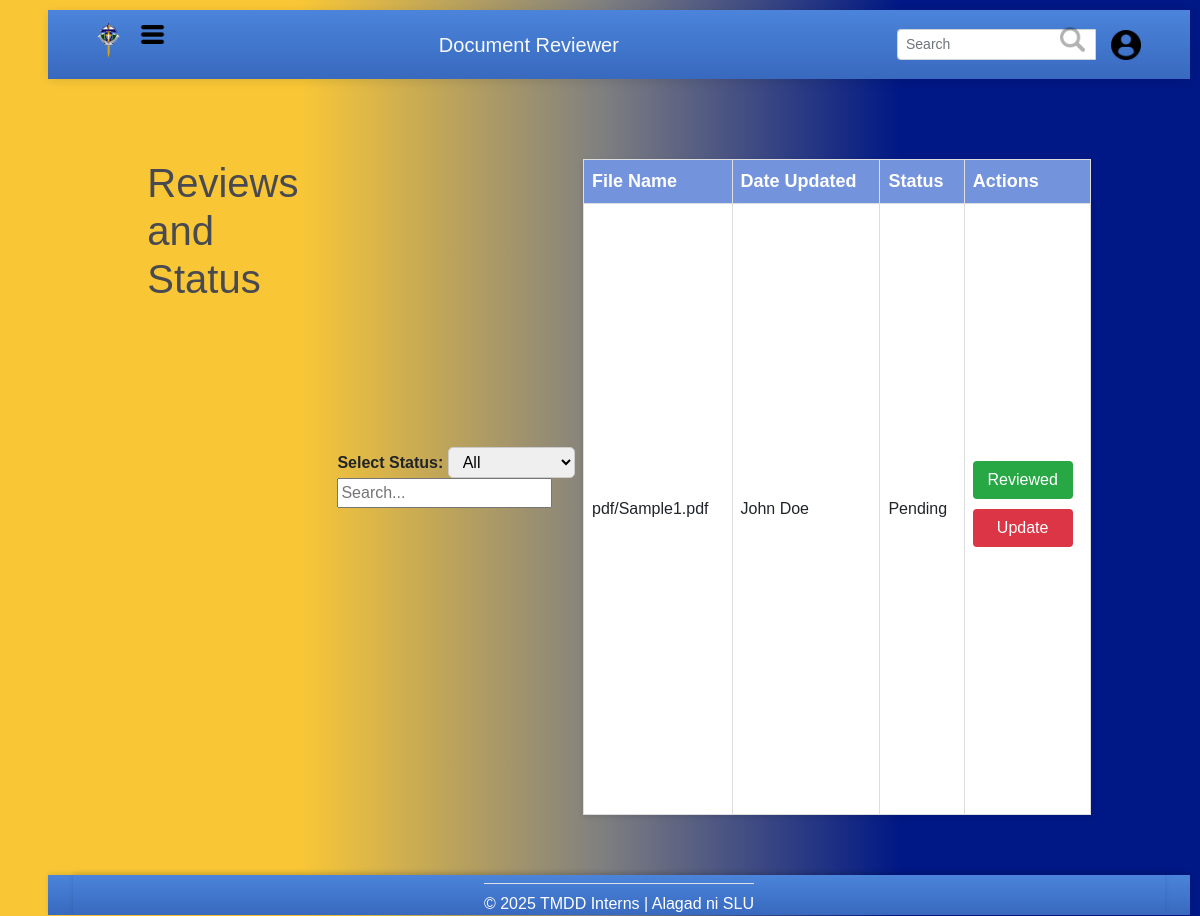
Screenshot of /assets/users_php/reviewer/rev_status.php with the database file from the repository.
### tables this page shows
CREATE TABLE IF NOT EXISTS `documents` (
  `doc_id` int(11) NOT NULL AUTO_INCREMENT,
  `uploader_id` int(11) NOT NULL,
  `file_path` varchar(250) NOT NULL,
  `date_uploaded` date NOT NULL,
  `date_approved` date DEFAULT NULL,
  `review_status` set('approved','pending','update','') NOT NULL,
  PRIMARY KEY (`doc_id`),
  KEY `uploader_id` (`uploader_id`)
);

CREATE TABLE IF NOT EXISTS `users` (
  `user_id` int(11) NOT NULL AUTO_INCREMENT,
  `email` varchar(250) NOT NULL,
  `password` varchar(25) NOT NULL,
  `first_name` varchar(250) NOT NULL,
  `last_name` varchar(250) NOT NULL,
  `account_type` set('reviewer','uploader','admin') NOT NULL,
  `online_status` tinyint(1) NOT NULL DEFAULT '0',
  `forgot_pass` tinyint(1) NOT NULL DEFAULT '0',
  PRIMARY KEY (`user_id`),
  UNIQUE KEY `email` (`email`)
);

### public/assets/users_php/reviewer/rev_status.php (the view, shortened to what this page needs)
<?php
$host = '127.0.0.1';
$username = 'root';
$password = '';
$database = 'document_reviewing_system';
$conn = new mysqli($host, $username, $password, $database);
$statusFilter = isset($_GET['status']) ? htmlspecialchars($_GET['status']) : 'all';
$searchQuery = isset($_GET['search']) ? htmlspecialchars($_GET['search']) : '';
$sql = "SELECT d.doc_id, d.file_path, d.review_status, d.uploader_id,
        u.first_name, u.last_name
        FROM documents d
        JOIN users u ON d.uploader_id = u.user_id";
$result = $conn->query($sql);
?>
<!DOCTYPE html>
<html>
<head>
   <link href="https://cdn.jsdelivr.net/npm/bootstrap@5.3.2/dist/css/bootstrap.min.css" rel="stylesheet" />
   <link href="https://cdnjs.cloudflare.com/ajax/libs/font-awesome/5.15.3/css/all.min.css" rel="stylesheet" />
   <link href="../../styles/admin.css" rel="stylesheet">
   <link rel="stylesheet" href="../../styles/status.css">
</head>
<body>
   <header>
      <?php include "./rev_header.php" ?>
   </header>
   <div class="d-flex">
      <div class="flex-grow-1">
         <div class="content">
         <main>
        <div class="container">
            <h1>Reviews and Status</h1>
            <div class="filter-section">
                <form method="GET" action="" id="filterForm">
                    <label for="status-filter">Select Status:</label>
                    <select id="status-filter" name="status" onchange="document.getElementById('filterForm').submit();">
                        <option value="all" <?= $statusFilter === 'all' ? 'selected' : '' ?>>All</option>
                    </select>
                    <input
                        type="text"
                        id="status-search"
                        name="search"
                        placeholder="Search..."
                        value="<?= htmlspecialchars($searchQuery) ?>"
                        onkeypress="if(event.key === 'Enter') document.getElementById('filterForm').submit();">
                </form>
            </div>
            <table class="status-table">
                <thead>
                    <tr>
                        <th>File Name</th>
                        <th>Date Updated</th>
                        <th>Status</th>
                        <th>Actions</th>
                    </tr>
                </thead>
                <tbody>
                    <?php
                    if ($result->num_rows > 0) {
                        while ($row = $result->fetch_assoc()) {
                            $status = $row['review_status'] ? "Reviewed" : "Pending";
                            echo "<tr>
                                <td>{$row['file_path']}</td>
                                <td>{$row['first_name']} {$row['last_name']}</td>
                                <td>{$status}</td>
                                <td>
                      <div class='actions'>
                        <form method='POST' action=''>
                            <input type='hidden' name='reviewed_id' value='{$row['doc_id']}'>
                            <button type='submit' class='btn green'>Reviewed</button>
                        </form>
                                        <button class='btn red'>Update</button>
                                    </div>
                                </td>
                            </tr>";
                        }
                    } else {
                        echo "<tr>
                            <td colspan='4'>No documents found</td>
                        </tr>";
                    }
                    ?>
                </tbody>
            </table>
        </div>
    </main>
            </div>
         </div>
      </div>
   <footer class="bottom">
        <?php include "../general/footer.php"?>
    </footer>
</body>
</html>

### public/assets/users_php/reviewer/rev_header.php (shortened to what this page needs)
<!DOCTYPE html>
<html lang="en">
<head>
    <link href="https://cdn.jsdelivr.net/npm/bootstrap@5.1.3/dist/css/bootstrap.min.css" rel="stylesheet">
    <link href="../../styles/header_footer.css" rel="stylesheet">
</head>
<body>
    <header>
        <link rel="stylesheet" href="../styles/index.css">
        <nav class="navbar w-100 justify-content-between py-2 navbar-dark bg-dark">
            <div class="container-fluid">
                <div class="d-flex align-items-center">
                    <img src="../../img/SLU Logo.png" class="mb-2" style="height: 35px;">
                    <button class="navbar-toggler ms-2" type="button" data-bs-toggle="offcanvas" data-bs-target="#adminSidebar" aria-controls="adminSidebar">
                        <img src="../../img/icons/menus.png" alt="Menu" style="height: 25px;">
                    </button>
                </div>
                <a class="navbar-brand text-light">Document Reviewer</a>
                <form class="form">
                    <div class="row">
                        <div class="col">
                            <div class="input-group d-flex align-items-center">
                                <input class="form-control form-control-sm" type="search" placeholder="Search" aria-label="Search">
                                <div class="input-group-append">
                                    <button class="btn btn-outline-success btn-sm" type="submit">
                                        <img src="../../img/icons/magnifying-glass.png" alt="Search" style="height:25px">
                                    </button>
                                </div>
                                <div class="user_util position-relative ms-3 d-flex align-items-center">
                                    <img src="../../img/icons/profile-user.png" style="height: 30px; cursor: pointer;"
                                        data-bs-toggle="modal" data-bs-target="#userModal">
                                </div>
                            </div>
                        </div>
                    </div>
                </form>
            </div>
        </nav>
    </header>
            <?php include './rev_sidebar.php'; ?>
</body>
</html>

### public/assets/users_php/reviewer/rev_sidebar.php (shortened to what this page needs)
<link href="../../styles/sidebar.css" rel="stylesheet">

### public/assets/users_php/general/footer.php (shortened to what this page needs)
<!DOCTYPE html>
<html lang="en">
<head>
  <link rel="stylesheet" href="../../styles/header_footer.css">
</head>
<body>
<footer class="bg-black text-white">
    <div class="text-center justify-content-center border-top pt-2 mt-2">
      <p class="mb-0">&copy; 2025 TMDD Interns | Alagad ni SLU </p>
</div>
</footer>
</body>
</html>

### public/assets/styles/admin.css (style rules this page uses)
html, body { height: 100%; margin: 0; }
body { display: flex; flex-direction: column; min-height: 100vh; position: relative; font-family: 'Poppins', sans-serif; background: linear-gradient(135deg, #f8f9fa 0%, #e0f7fa 100%); }
.content { flex: 1 0 auto; padding: 40px 60px; }

### public/assets/styles/status.css (style rules this page uses)
body { font-family: Arial, sans-serif; margin: 0; padding: 0; background-color: #f4f4f4; color: #333; }
.container { max-width: 90%; margin: 0 auto; padding: 20px; }
h1 { margin-bottom: 20px; color: #494952; }
.filter-section { margin-bottom: 20px; display: flex; align-items: center; gap: 10px; }
.filter-section label { font-size: 16px; font-weight: bold; }
.filter-section select { padding: 5px 10px; font-size: 16px; border: 1px solid #ccc; border-radius: 5px; }
.status-table { width: 100%; border-collapse: collapse; background-color: white; box-shadow: 0 2px 5px rgba(0, 0, 0, 0.1); }
.status-table thead { background-color: #7493DD; color: white; }
.status-table th, .status-table td { padding: 8px; text-align: left; border: 1px solid #ddd; font-size: 16px; }
.status-table th { font-size: 18px; }
.btn { padding: 5px 15px; font-size: 14px; font-weight: bold; border: none; border-radius: 5px; cursor: pointer; display: block; margin-bottom: 10px; max-width: 100px; width: 100%; }
.btn.green { background-color: #28a745; color: white; }
.btn.red { background-color: #dc3545; color: white; }

### public/assets/styles/header_footer.css (style rules this page uses)
:root { --gradient-start: #4B84DA; --gradient-middle: #4177CD; --gradient-end: #3869BE; }
.navbar, .header, .bg-dark, .navbar.bg-dark, .navbar-dark, .navbar.bg-body-tertiary { background: linear-gradient(180deg, var(--gradient-start) 0%, var(--gradient-middle) 50%, var(--gradient-end) 100%) !important; color: white; padding: 15px 25px; display: flex; align-items: center; justify-content: space-between; box-shadow: 0 2px 10px rgba(0,0,0,0.1); width: 100%; }
body { min-height: 100vh; display: flex; flex-direction: column; margin: 0; }
footer { background: linear-gradient(180deg, var(--gradient-start) 0%, var(--gradient-middle) 50%, var(--gradient-end) 100%); color: rgba(255, 255, 255, 0.9); font-size: 2vh; width: 100%; height: 5vh; flex-shrink: 0; box-shadow: 0 -2px 5px rgba(0,0,0,0.1); display: flex; align-items: center; justify-content: center; padding: 0 25px; position: relative; bottom: 0; }
.navbar .btn-outline-success { border: none; background: transparent; padding: 0; margin-left: -35px; height: 25px; transition: none; outline: none; }
.navbar .btn-outline-success img { height: 2px; width: auto; opacity: 0.3; }
.navbar-toggler { border: none; background: transparent; }

### public/assets/styles/index.css (style rules this page uses)
body { margin: 0; font-family: Arial, sans-serif; background: linear-gradient(to right, #f9c736 25%, grey 50%, #001885 75%); padding: 10px; padding-left: 6vh; box-sizing: border-box; }
body::before { content: ''; position: fixed; top: 0; left: 0; width: 100%; height: 100%; background-image: url("../img/misc/Slu Bakakeng.jpeg"); background-size: cover; background-position: center; background-attachment: fixed; opacity: 0.2; z-index: -1; }
.container { display: flex; height: 87vh; margin-top: 2%; width: 97%; background-color: transparent; }
button { width: 100%; padding: 12px; background-color: #33386D; color: white; border: none; border-radius: 8px; font-size: 15px; font-weight: 500; cursor: pointer; transition: all 0.2s ease; margin-bottom: 20px; }

### public/assets/styles/sidebar.css (style rules this page uses)
:root { --gradient-start: #4B84DA; --gradient-middle: #4177CD; --gradient-end: #3869BE; }

### rows the page displays
documents: file_path "pdf/Sample1.pdf", uploader.first_name "John", uploader.last_name "Doe", review_status "Pending"
